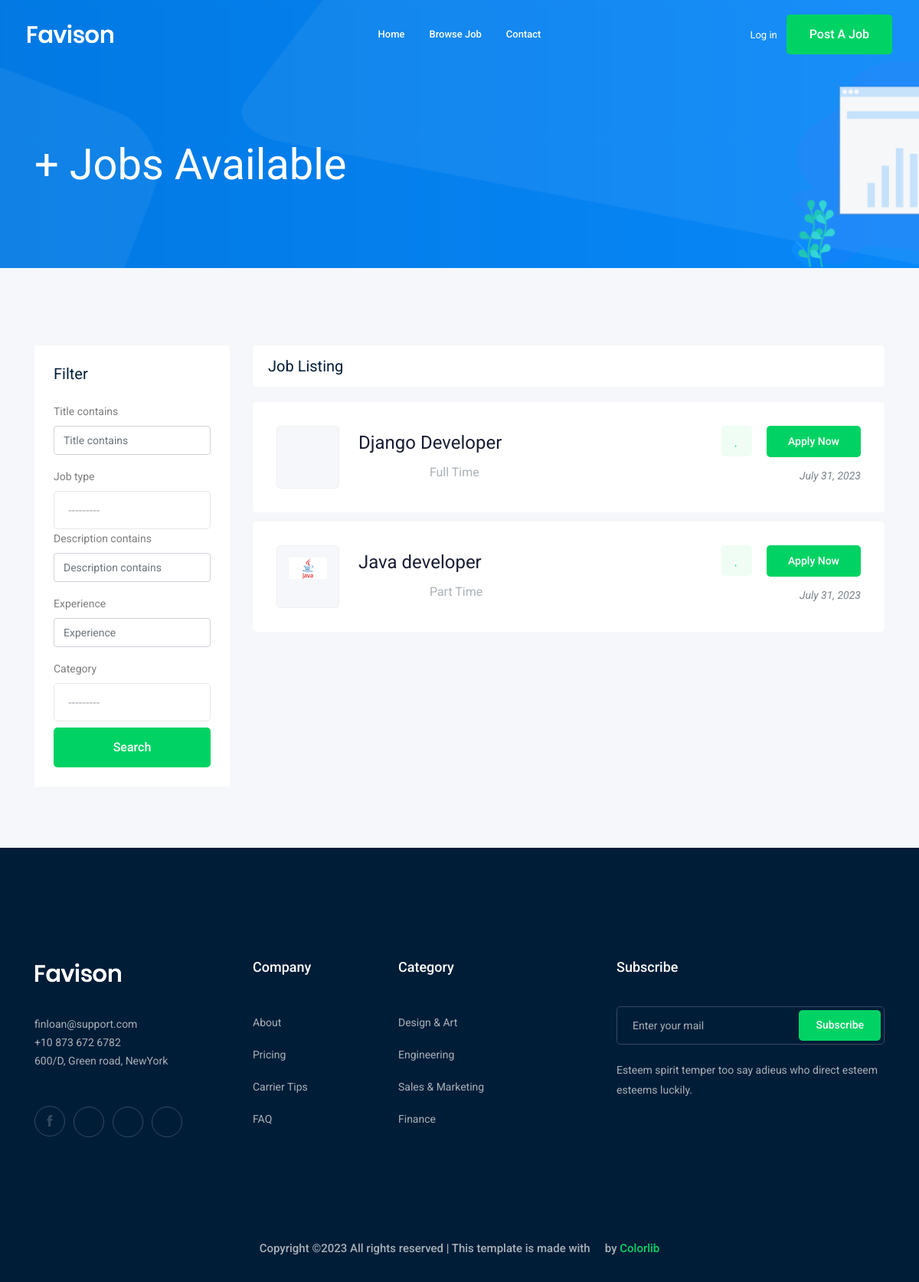
The page /jobs/ on the database as committed earlier.
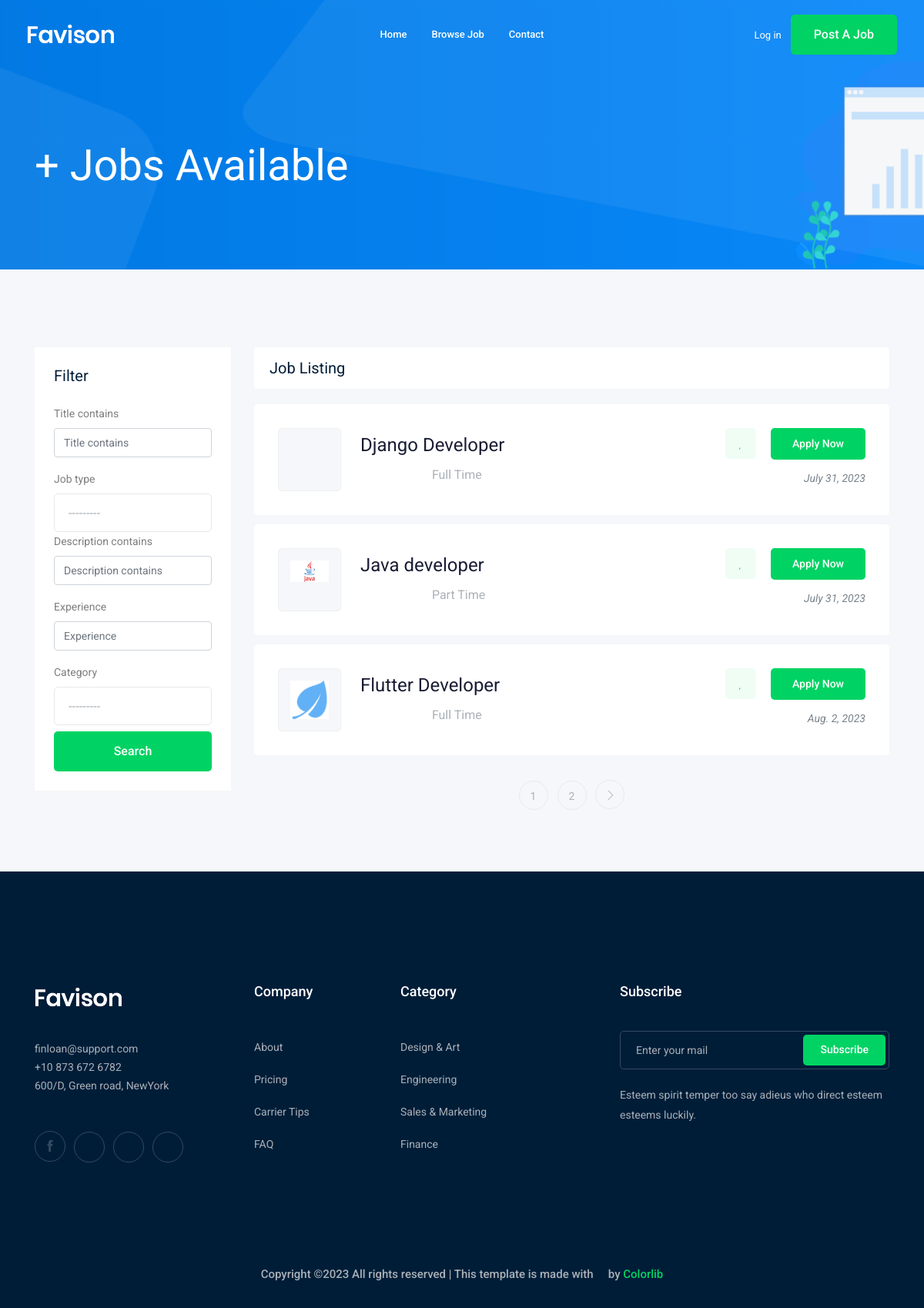
The same page on the database as committed later.
### job/models.py (models this page shows, shortened)
class Job(models.Model): #table
    owner = models.ForeignKey(User, on_delete= models.CASCADE)
    title = models.CharField(max_length=100)    #column
    job_type = models.CharField(max_length=15, choices= JOB_TYPE)
    description = models.TextField(max_length=1000)
    published_at = models.DateTimeField(auto_now=True)
    vacancy = models.IntegerField(default=1)
    salary = models.IntegerField(default=0)
    experience = models.IntegerField(default=0)
    category = models.ForeignKey('Category', on_delete=models.CASCADE)
    image = models.ImageField(upload_to=image_upload, null=True)
    slug = models.SlugField(blank=True, null= True)
    def __str__(self):
        return self.title

### job/views.py (the view)
# urls.py: path('', views.job_list, name='job_list'),
def job_list(request):
    job_list = Job.objects.all()
    myfilter = JobFilter(request.GET, queryset= job_list)
    job_list = myfilter.qs  #querySet
    paginator = Paginator(job_list, 3)  # Show 3 jobs per page.
    page_number = request.GET.get("page")
    jobs_page_obj = paginator.get_page(page_number)
    context = {
        'jobs':jobs_page_obj,
        'myfilter': myfilter
    }
    return render(request, 'job/job_list.html', context)

### job/models.py (called while the page is built)
    def __str__(self):
        return self.name

### job/templates/job/job_list.html (shortened to what this page needs)
{% extends 'base.html' %}
{%load bootstrap5%}
{% block body%}
    <div class="bradcam_area bradcam_bg_1">
        <div class="container">
            <div class="row">
                <div class="col-xl-12">
                    <div class="bradcam_text">
                        <h3>{{jobs.count}}+ Jobs Available</h3>
                    </div>
                </div>
            </div>
        </div>
    </div>
    <div class="job_listing_area plus_padding">
        <div class="container">
            <div class="row">
                <div class="col-lg-3">
                    <div class="job_filter white-bg">
                        <div class="form_inner white-bg">
                            <h3>Filter</h3>
                            <form method="GET" >
                                {%bootstrap_form myfilter.form%}
                                <input type="submit" value="Search" class="boxed-btn3 w-100 mt-2">
                            </form>
                        </div>
                    </div>
                </div>
                <div class="col-lg-9">
                    <div class="recent_joblist_wrap">
                        <div class="recent_joblist white-bg ">
                            <div class="row align-items-center">
                                <div class="col-md-6">
                                    <h4>Job Listing</h4>
                                </div>
                            </div>
                        </div>
                    </div>
                    <div class="job_lists m-0">
                        <div class="row">
                            {%for job in jobs%}
                                <div class="col-lg-12 col-md-12">
                                    <div class="single_jobs white-bg d-flex justify-content-between">
                                        <div class="jobs_left d-flex align-items-center">
                                            <div class="thumb">
                                                {%if job.image%}
                                                <img src="{{job.image.url}}" alt="" class="img">
                                                {%endif%}
                                            </div>
                                            <div class="jobs_conetent">
                                                <a href="{% url 'jobs:job_detail' job.slug %}"><h4>{{job}}</h4></a>
                                                <div class="links_locat d-flex align-items-center">
                                                    <div class="location">
                                                        <p> <i class="fa fa-map-marker"></i> {{job.location}}</p>
                                                    </div>
                                                    <div class="location">
                                                        <p> <i class="fa fa-clock-o"></i> {{job.job_type}}</p>
                                                    </div>
                                                </div>
                                            </div>
                                        </div>
                                        <div class="jobs_right">
                                            <div class="apply_now">
                                                <a class="heart_mark" href="#"> <i class="fa fa-heart"></i> </a>
                                                <a href="{% url 'jobs:job_detail' slug=job.slug %}" class="boxed-btn3">Apply Now</a>
                                            </div>
                                            <div class="date">
                                                <p>{{job.published_at.date}}</p>
                                            </div>
                                        </div>
                                    </div>
                                </div>
                            {%endfor%}
                        </div>
                        {% if jobs.has_other_pages%}
                            <div class="row">
                                <div class="col-lg-12">
                                    <div class="pagination_wrap">
                                        <ul>
                                            {%for i in jobs.paginator.page_range%}
                                                <li><a href="?page={{i}}"><span>{{i}}</span></a></li>
                                            {%endfor%}
                                            {%if jobs.has_next%}
                                            <li><a href="?page={{jobs.next_page_number}}"> <i class="ti-angle-right"></i> </a></li>
                                            {%endif%}
                                        </ul>
                                    </div>
                                </div>
                            </div>
                        {% endif %}
                    </div>
                </div>
            </div>
        </div>
    </div>
{% endblock body%}

### templates/base.html (shortened to what this page needs)
{% load static %}
<!doctype html>
<html class="no-js" lang="zxx">
<head>
    <link rel="stylesheet" href="{% static 'css/bootstrap.min.css' %}">
    <link rel="stylesheet" href="{% static 'css/owl.carousel.min.css' %}">
    <link rel="stylesheet" href="{% static 'css/magnific-popup.css' %}">
    <link rel="stylesheet" href="{% static 'css/font-awesome.min.css' %}">
    <link rel="stylesheet" href="{% static 'css/themify-icons.css' %}">
    <link rel="stylesheet" href="{% static 'css/nice-select.css' %}">
    <link rel="stylesheet" href="{% static 'css/flaticon.css' %}">
    <link rel="stylesheet" href="{% static 'css/jquery-ui.css' %}">
    <link rel="stylesheet" href="{% static 'css/gijgo.css' %}">
    <link rel="stylesheet" href="{% static 'css/animate.min.css' %}">
    <link rel="stylesheet" href="{% static 'css/slicknav.css' %}">
    <link rel="stylesheet" href="{% static 'css/style.css' %}">
</head>
<body>
    <header>
        <div class="header-area ">
            <div id="sticky-header" class="main-header-area">
                <div class="container-fluid ">
                    <div class="header_bottom_border">
                        <div class="row align-items-center">
                            <div class="col-xl-3 col-lg-2">
                                <div class="logo">
                                    <a href="index.html">
                                        <img src="img/logo.png" alt="">
                                    </a>
                                </div>
                            </div>
                            <div class="col-xl-6 col-lg-7">
                                <div class="main-menu  d-none d-lg-block">
                                    <nav>
                                        <ul id="navigation">
                                            <li><a href="/">home</a></li>
                                            <li><a href="{%url 'jobs:job_list'%}">Browse Job</a></li>
                                            <li><a href="{%url 'contact:contact'%}">Contact</a></li>
                                        </ul>
                                    </nav>
                                </div>
                            </div>
                            <div class="col-xl-3 col-lg-3 d-none d-lg-block">
                                <div class="Appointment">
                                    {% if request.user.is_authenticated %}
                                        <div class="phone_num d-none d-xl-block">
                                            <a href="{% url 'accounts:profile'%}">Profile</a>
                                        </div>
                                    {%else%}
                                        <div class="phone_num d-none d-xl-block">
                                            <a href="{% url 'login'%}">Log in</a>
                                        </div>
                                    {% endif %}
                                    <div class="d-none d-lg-block">
                                        <a class="boxed-btn3" href="{%url 'jobs:add_job'%}">Post a Job</a>
                                    </div>
                                </div>
                            </div>
                            <div class="col-12">
                            </div>
                        </div>
                    </div>
                </div>
            </div>
        </div>
    </header>
    {%block body%}
    {%endblock body%}
    <footer class="footer">
        <div class="footer_top">
            <div class="container">
                <div class="row">
                    <div class="col-xl-3 col-md-6 col-lg-3">
                        <div class="footer_widget wow fadeInUp" data-wow-duration="1s" data-wow-delay=".3s">
                            <div class="footer_logo">
                                <a href="#">
                                    <img src="img/logo.png" alt="">
                                </a>
                            </div>
                            <p>
                                finloan@support.com <br>
                                +10 873 672 6782 <br>
                                600/D, Green road, NewYork
                            </p>
                            <div class="socail_links">
                                <ul>
                                    <li>
                                        <a href="#">
                                            <i class="ti-facebook"></i>
                                        </a>
                                    </li>
                                    <li>
                                        <a href="#">
                                            <i class="fa fa-google-plus"></i>
                                        </a>
                                    </li>
                                    <li>
                                        <a href="#">
                                            <i class="fa fa-twitter"></i>
                                        </a>
                                    </li>
                                    <li>
                                        <a href="#">
                                            <i class="fa fa-instagram"></i>
                                        </a>
                                    </li>
                                </ul>
                            </div>
                        </div>
                    </div>
                    <div class="col-xl-2 col-md-6 col-lg-2">
                        <div class="footer_widget wow fadeInUp" data-wow-duration="1.1s" data-wow-delay=".4s">
                            <h3 class="footer_title">
                                Company
                            </h3>
                            <ul>
                                <li><a href="#">About </a></li>
                                <li><a href="#"> Pricing</a></li>
                                <li><a href="#">Carrier Tips</a></li>
                                <li><a href="#">FAQ</a></li>
                            </ul>
                        </div>
                    </div>
                    <div class="col-xl-3 col-md-6 col-lg-3">
                        <div class="footer_widget wow fadeInUp" data-wow-duration="1.2s" data-wow-delay=".5s">
                            <h3 class="footer_title">
                                Category
                            </h3>
                            <ul>
                                <li><a href="#">Design & Art</a></li>
                                <li><a href="#">Engineering</a></li>
                                <li><a href="#">Sales & Marketing</a></li>
                                <li><a href="#">Finance</a></li>
                            </ul>
                        </div>
                    </div>
                    <div class="col-xl-4 col-md-6 col-lg-4">
                        <div class="footer_widget wow fadeInUp" data-wow-duration="1.3s" data-wow-delay=".6s">
                            <h3 class="footer_title">
                                Subscribe
                            </h3>
                            <form action="#" class="newsletter_form">
                                <input type="text" placeholder="Enter your mail">
                                <button type="submit">Subscribe</button>
                            </form>
                            <p class="newsletter_text">Esteem spirit temper too say adieus who direct esteem esteems
                                luckily.</p>
                        </div>
                    </div>
                </div>
            </div>
        </div>
        <div class="copy-right_text wow fadeInUp" data-wow-duration="1.4s" data-wow-delay=".3s">
            <div class="container">
                <div class="row">
                    <div class="col-xl-12">
                        <p class="copy_right text-center">
Copyright &copy;<script>document.write(new Date().getFullYear());</script> All rights reserved | This template is made with <i class="fa fa-heart-o" aria-hidden="true"></i> by <a href="https://colorlib.com" target="_blank">Colorlib</a>
                        </p>
                    </div>
                </div>
            </div>
        </div>
    </footer>
</body>
</html>

Rows that differ between the two databases and show on the page:
added Job: image (placeholder picture), title "Flutter Developer", job_type "Full Time", published_at "Aug. 2, 2023"
Other text that changed with them:
new list line: "1"
new list line: "2"
